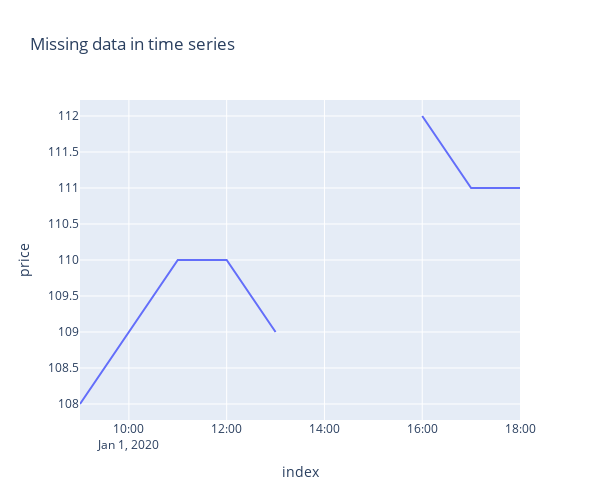

This figure's notebook cell:
### Code cell
import plotly.express as px

df_plotly = df.reset_index()
px.line(df_plotly, 'index', 'price', width=600, height=500,
        title= 'Missing data in time series')

### Figure 1 — Plotly figure (JSON) as saved in the notebook; plotly's stock layout.template omitted (floating-point values rounded to 4 significant figures)
{"data": [{"hovertemplate": "index=%{x}<br>price=%{y}<extra></extra>", "legendgroup": "", "line": {"color": "#636efa", "dash": "solid"}, "mode": "lines", "name": "", "showlegend": false, "type": "scatter", "x": ["2020-01-01T09:00:00", "2020-01-01T10:00:00", "2020-01-01T11:00:00", "2020-01-01T12:00:00", "2020-01-01T13:00:00", "2020-01-01T14:00:00", "2020-01-01T15:00:00", "2020-01-01T16:00:00", "2020-01-01T17:00:00", "2020-01-01T18:00:00"], "xaxis": "x", "y": [108, 109, 110, 110, 109, null, null, 112, 111, 111], "yaxis": "y"}], "layout": {"height": 500, "legend": {"tracegroupgap": 0}, "title": {"text": "Missing data in time series"}, "width": 600, "xaxis": {"anchor": "y", "domain": [0, 1], "title": {"text": "index"}}, "yaxis": {"anchor": "x", "domain": [0, 1], "title": {"text": "price"}}}}
